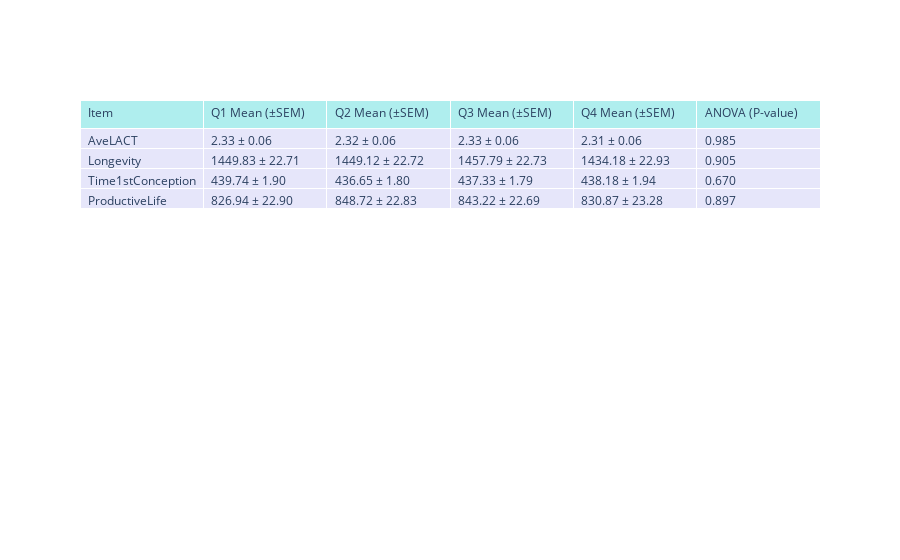

Notebook code for this chart:
### Code cell
import pandas as pd
import numpy as np
from scipy.stats import f_oneway
import plotly.graph_objects as go

# Load the dataset (replace with actual dataset and path)
file_path = "C:\\Users\\Samujjwal\\Desktop\\Animal Science data\\Longevity - Formatted-Souradip_analysis.xlsx"
df = pd.read_excel(file_path, sheet_name='MasterSheet')

# Convert the necessary columns to numeric, coercing errors to NaN
columns_to_analyze = ['AveLACT', 'Longevity', 'Time1stConception', 'ProductiveLife']
for col in columns_to_analyze:
    df[col] = pd.to_numeric(df[col], errors='coerce')

# Convert AMH column to numeric, coercing errors to NaN
df['AMH'] = pd.to_numeric(df['AMH'], errors='coerce')

# Filter out rows where AMH is NaN (we can't assign quartiles for NaN values)
df = df.dropna(subset=['AMH'])

# Divide into quartiles based on AMH
df['Quartile'] = pd.qcut(df['AMH'], 4, labels=['Q1', 'Q2', 'Q3', 'Q4'])

# Initialize dictionary to store results
results = {'Item': [], 'Q1 Mean (±SEM)': [], 'Q2 Mean (±SEM)': [], 'Q3 Mean (±SEM)': [], 'Q4 Mean (±SEM)': [], 'ANOVA (P-value)': []}

# Loop through each column and calculate the mean, SEM, and ANOVA p-value
for col in columns_to_analyze:
    q1 = df[df['Quartile'] == 'Q1'][col].dropna()
    q2 = df[df['Quartile'] == 'Q2'][col].dropna()
    q3 = df[df['Quartile'] == 'Q3'][col].dropna()
    q4 = df[df['Quartile'] == 'Q4'][col].dropna()

    # Check if the quartile columns have numeric values to avoid performing operations on empty data
    if len(q1) > 0 and len(q2) > 0 and len(q3) > 0 and len(q4) > 0:
        q1_mean_sem = f"{q1.mean():.2f} ± {q1.sem():.2f}"
        q2_mean_sem = f"{q2.mean():.2f} ± {q2.sem():.2f}"
        q3_mean_sem = f"{q3.mean():.2f} ± {q3.sem():.2f}"
        q4_mean_sem = f"{q4.mean():.2f} ± {q4.sem():.2f}"

        # Perform ANOVA to calculate the p-value
        anova_p_value = f_oneway(q1, q2, q3, q4).pvalue
    else:
        q1_mean_sem = q2_mean_sem = q3_mean_sem = q4_mean_sem = "N/A"
        anova_p_value = np.nan

    # Append results to the dictionary
    results['Item'].append(col)
    results['Q1 Mean (±SEM)'].append(q1_mean_sem)
    results['Q2 Mean (±SEM)'].append(q2_mean_sem)
    results['Q3 Mean (±SEM)'].append(q3_mean_sem)
    results['Q4 Mean (±SEM)'].append(q4_mean_sem)
    results['ANOVA (P-value)'].append(f"{anova_p_value:.3f}" if not np.isnan(anova_p_value) else "N/A")

# Create a DataFrame to store the results
results_df = pd.DataFrame(results)

# Create a Plotly table
fig = go.Figure(data=[go.Table(
    header=dict(values=list(results_df.columns),
                fill_color='paleturquoise',
                align='left'),
    cells=dict(values=[results_df[col] for col in results_df.columns],
               fill_color='lavender',
               align='left'))
])

# Show the plot
fig.show()

### Figure 1 — Plotly figure (JSON) as saved in the notebook; plotly's stock layout.template omitted (floating-point values rounded to 4 significant figures)
{"data": [{"cells": {"align": "left", "fill": {"color": "lavender"}, "values": [["AveLACT", "Longevity", "Time1stConception", "ProductiveLife"], ["2.33 ± 0.06", "1449.83 ± 22.71", "439.74 ± 1.90", "826.94 ± 22.90"], ["2.32 ± 0.06", "1449.12 ± 22.72", "436.65 ± 1.80", "848.72 ± 22.83"], ["2.33 ± 0.06", "1457.79 ± 22.73", "437.33 ± 1.79", "843.22 ± 22.69"], ["2.31 ± 0.06", "1434.18 ± 22.93", "438.18 ± 1.94", "830.87 ± 23.28"], ["0.985", "0.905", "0.670", "0.897"]]}, "header": {"align": "left", "fill": {"color": "paleturquoise"}, "values": ["Item", "Q1 Mean (±SEM)", "Q2 Mean (±SEM)", "Q3 Mean (±SEM)", "Q4 Mean (±SEM)", "ANOVA (P-value)"]}, "type": "table"}], "layout": {}}
